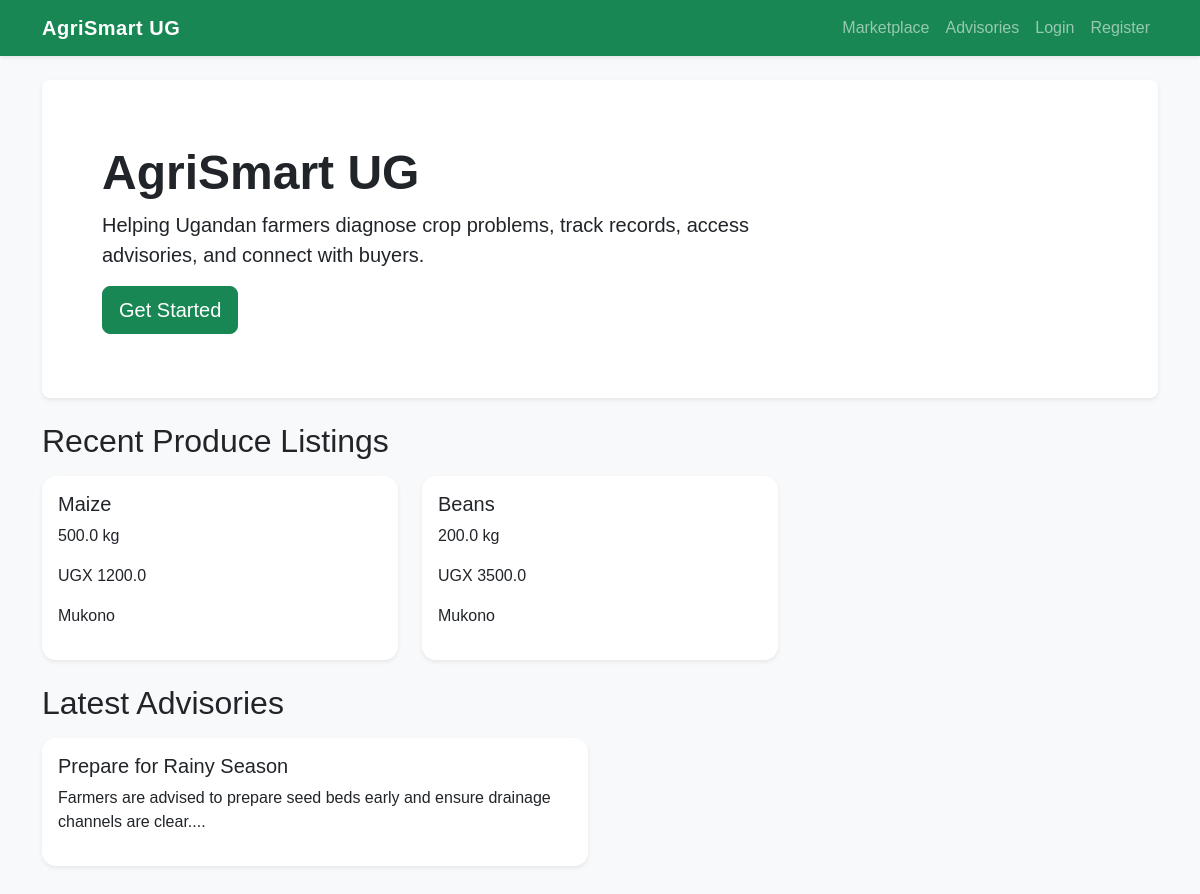
The page / on the database its author committed.
### app/models.py (models this page shows)
class ProduceListing(db.Model):
    id = db.Column(db.Integer, primary_key=True)
    farmer_id = db.Column(db.Integer, db.ForeignKey("user.id"), nullable=False)
    crop_name = db.Column(db.String(100), nullable=False)
    quantity = db.Column(db.Float, nullable=False)
    unit = db.Column(db.String(30), nullable=False)
    price = db.Column(db.Float, nullable=False)
    location = db.Column(db.String(120), nullable=False)
    harvest_date = db.Column(db.String(50))
    description = db.Column(db.Text)
    status = db.Column(db.String(30), default="available")
    created_at = db.Column(db.DateTime, default=datetime.utcnow)

class Advisory(db.Model):
    id = db.Column(db.Integer, primary_key=True)
    title = db.Column(db.String(150), nullable=False)
    content = db.Column(db.Text, nullable=False)
    category = db.Column(db.String(80))
    district = db.Column(db.String(100))
    created_by = db.Column(db.String(100), default="Admin")
    created_at = db.Column(db.DateTime, default=datetime.utcnow)

### app/routes/main.py (the view)
@main_bp.route("/")
def index():
    recent_listings = ProduceListing.query.order_by(ProduceListing.created_at.desc()).limit(6).all()
    advisories = Advisory.query.order_by(Advisory.created_at.desc()).limit(4).all()
    return render_template("index.html", recent_listings=recent_listings, advisories=advisories)

### app/templates/index.html (shortened to what this page needs)
{% extends "base.html" %}
{% block content %}
<div class="p-5 mb-4 bg-white rounded-3 shadow-sm">
    <div class="container-fluid py-3">
        <h1 class="display-5 fw-bold">AgriSmart UG</h1>
        <p class="col-md-8 fs-5">
            Helping Ugandan farmers diagnose crop problems, track records, access advisories, and connect with buyers.
        </p>
        <a class="btn btn-success btn-lg" href="{{ url_for('auth.register') }}">Get Started</a>
    </div>
</div>
<h2 class="mb-3">Recent Produce Listings</h2>
<div class="row">
    {% for listing in recent_listings %}
    <div class="col-md-4 mb-4">
        <div class="card shadow-sm h-100">
            <div class="card-body">
                <h5>{{ listing.crop_name }}</h5>
                <p>{{ listing.quantity }} {{ listing.unit }}</p>
                <p>UGX {{ listing.price }}</p>
                <p>{{ listing.location }}</p>
            </div>
        </div>
    </div>
    {% else %}
    <p>No listings yet.</p>
    {% endfor %}
</div>
<h2 class="mb-3">Latest Advisories</h2>
<div class="row">
    {% for advisory in advisories %}
    <div class="col-md-6 mb-4">
        <div class="card shadow-sm h-100">
            <div class="card-body">
                <h5>{{ advisory.title }}</h5>
                <p>{{ advisory.content[:120] }}...</p>
            </div>
        </div>
    </div>
    {% else %}
    <p>No advisories yet.</p>
    {% endfor %}
</div>
{% endblock %}

### app/static/css/style.css (style rules this page uses)
body { font-family: Arial, sans-serif; }
.card { border: none; border-radius: 14px; }

### rows shown on the page
ProduceListing: crop_name "Maize", quantity "500.0", unit "kg", price "1200.0", location "Mukono"
ProduceListing: crop_name "Beans", quantity "200.0", unit "kg", price "3500.0", location "Mukono"
Advisory: title "Prepare for Rainy Season", content "Farmers are advised to prepare seed beds early and ensure drainage channels are clear."
